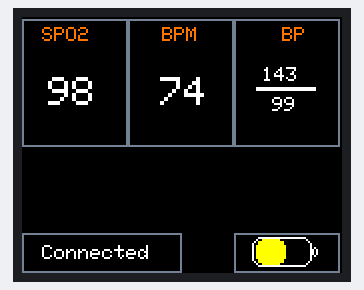
A sketch run on a simulated Arduino Uno, built with avr-gcc and run on an emulated ATmega328P. On the bench: 160×128 colour display. Random numbers use the default seed unless the sketch sets one; what the sketch prints to the serial monitor is not drawn.

Above: at 2.3 s.
At 6.3 s:
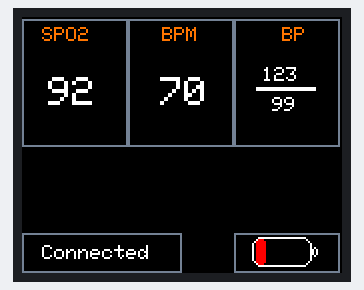
At 10.4 s:
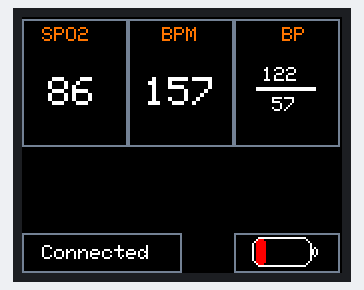
At 18.4 s:
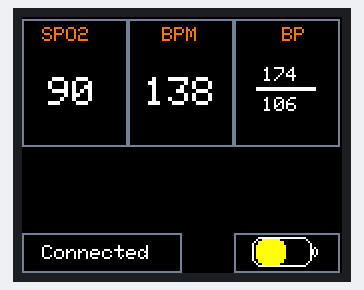
At 26.5 s:
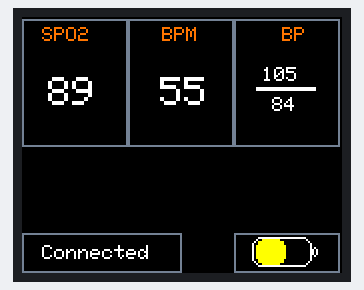
At 36.5 s:
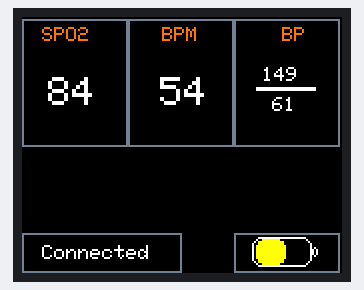

The sketch:

DisplayUI.ino
```cpp
// BioDEV Display Final UI Testing
// March 2017


// Init Display pins
#define sclk 13
#define mosi 11
#define cs   10
#define dc   9
#define rst  8

//TFT display libraries
#include <Adafruit_GFX.h>    // Core graphics library
#include <Adafruit_ST7735.h> // Hardware-specific library
#include <SPI.h>

Adafruit_ST7735 tft = Adafruit_ST7735(cs, dc, rst);


// Vitals variables
int BPM;                    // beats per minute
int SPO2;                   // saturation of peripheral oxygen
int systolic;               // systolic blood pressure
int diastolic;              // diastolic blood pressure
boolean bluetooth = true;  // bluetooth boolean true=connected false=otherwise
int batteryPercent;         // battery percentage (0-100)

void setup(){

  Serial.begin(9600);

  tft.initR(INITR_GREENTAB);        // initialize a ST7735R chip, green tab
  tft.setRotation(1);               // rotate the screen 90 degrees
  tft.fillScreen(ST7735_BLACK);     // fill screen black

  SplashScreen();                   // display the splashscreen
  MainUI();                         // display the main output UI

}


void SplashScreen(){
  // Main splash screen outputed on startup

  Serial.println("Splash Title");
  tft.setTextSize(2);
  tft.setCursor(15, 10);
  tft.setTextColor(ST7735_WHITE);
  tft.print("BioDev");
  tft.setTextColor( tft.Color565( 0xFF, 0x77, 0x00) );
  tft.print(" DEMO");
  //delay(2000);

  Serial.println("Drawing biodev logo");
  tft.drawCircle(80,80,40,tft.Color565( 0xFF, 0x77, 0x00));
  tft.drawCircle(80,80,41,tft.Color565( 0xFF, 0x77, 0x00));
  tft.drawCircle(80,80,42,tft.Color565( 0xFF, 0x77, 0x00));
  tft.drawCircle(80,80,43,tft.Color565( 0xFF, 0x77, 0x00));
  tft.drawCircle(80,80,44,tft.Color565( 0xFF, 0x77, 0x00));
  tft.fillRect(40,75,80,10, tft.Color565( 0xFF, 0x77, 0x00));
  tft.fillRect(75,40,10,80, tft.Color565( 0xFF, 0x77, 0x0));
  //delay(4000);


  // Clear screen
  Serial.println("Clear screen with BLACK");
  tft.fillScreen(ST7735_BLACK);

}


void MainUI(){
  // main data output screen design
  // no values are displayed yet, just the text and outline boxes

  tft.setTextSize(1);
  tft.setTextColor( tft.Color565( 0xFF, 0x77, 0x00) );

  tft.drawRect(0,1,53,64,tft.Color565( 0x70, 0x80, 0x90));     // SPO2 rectangle outline
  tft.setCursor(10,5);
  tft.println("SPO2");

  tft.drawRect(53,1,53,64,tft.Color565( 0x70, 0x80, 0x90));    // BPM rectangle outline
  tft.setCursor(70,5);
  tft.println("BPM");

  tft.drawRect(106,1,53,64,tft.Color565( 0x70, 0x80, 0x90));   // BP rectangle outline
  tft.setCursor(130,5);
  tft.println("BP");


  tft.drawRect(0,108,80,20,tft.Color565( 0x70, 0x80, 0x90));    // bluetooth rectangle outline
  //display bluetooth symbol from picture on sd card?

  tft.drawRect(106,108,53,20,tft.Color565( 0x70, 0x80, 0x90));  // battery rectangle outline
  //draw battery with small rectangles of varying colour?

}


void UpdateDisplayValues(){

  // we don't want to constantly refresh the entire display
  // so this function will overlay black boxes over the number needing
  // to be refreshed then the new value can be displayed

  tft.setTextSize(2);
  tft.setTextColor(ST7735_WHITE);

  // Updating SPO2, BPM, and BP
  tft.fillRect(5,15,40,45,ST7735_BLACK);
  tft.setCursor(13,30);
  String SPO2str = String(SPO2);
  tft.println(SPO2str);

  tft.fillRect(60,15,40,45,ST7735_BLACK);
  String BPMstr = String(BPM);
  if(BPMstr.length() == 3){
    tft.setCursor(61,30);
  }else{
    tft.setCursor(69,30);
  }
  tft.println(BPMstr);

  tft.fillRect(113,15,40,45,ST7735_BLACK);
  tft.setTextSize(1);
  String sysstr = String(systolic);
  String diastr = String(diastolic);
  if(sysstr.length() == 3){
    tft.setCursor(120,25);
  }else{
    tft.setCursor(125,25);
  }
  tft.println(sysstr);
  if(diastr.length() == 3){
    tft.setCursor(120,40);
  }else{
    tft.setCursor(125,40);
  }
  tft.println(diastr);
  tft.fillRect(117,35,30,2,ST7735_WHITE);


  // Updating Bluetooth
  tft.setTextSize(1);
  tft.fillRect(2,110,76,16,ST7735_BLACK);
  if(bluetooth == false){
    tft.setCursor(4,114);
    tft.println("Disconnected");
  }
  else{
    tft.setCursor(10,114);
    tft.println("Connected");
  }


  // Updating battery percentage indicator
  tft.fillRect(108,110,48,16,ST7735_BLACK);
  tft.drawRoundRect(115,110,30,15,5,ST7735_WHITE);
  tft.drawRoundRect(145,115,3,5,1,ST7735_WHITE);
  //tft.setCursor(x,y);
  //String batstr = String(batteryPercent);
  //tft.println(batstr);
  if(batteryPercent > 75){
    // draw full battery green
    tft.fillRoundRect( 117, 111, 25, 13, 4,ST7735_GREEN  );
  }
  else if(batteryPercent > 25){
    // draw half battery yellow
    tft.fillRoundRect( 117, 111, 15, 13, 4,ST7735_YELLOW  );
  }
  else{
    // draw empty battery red
    tft.fillRoundRect( 117, 111, 5, 13, 4,ST7735_RED  );
  }


}


void loop(){

  // generate random values for each variable
  BPM = random(50,160);
  SPO2 = random(80,100);
  systolic = random(90,180);
  diastolic = random(50,110);
  batteryPercent = random(0,100);

  if(random(0,2) == 1){
    bluetooth = true;
  }else{
    bluetooth = false;
  }

  UpdateDisplayValues();

  delay(2000);
}
```

Measured:
- what the display in image 0 shows lasts 2.0 s, from 2.3 s to 4.3 s
